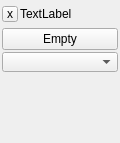
<?xml version="1.0" encoding="UTF-8"?>
<ui version="4.0">
 <class>TrackProperties</class>
 <widget class="QFrame" name="TrackProperties">
  <property name="geometry">
   <rect>
    <x>0</x>
    <y>0</y>
    <width>120</width>
    <height>143</height>
   </rect>
  </property>
  <property name="minimumSize">
   <size>
    <width>0</width>
    <height>0</height>
   </size>
  </property>
  <property name="maximumSize">
   <size>
    <width>120</width>
    <height>16777215</height>
   </size>
  </property>
  <property name="windowTitle">
   <string>Form</string>
  </property>
  <property name="frameShape">
   <enum>QFrame::NoFrame</enum>
  </property>
  <layout class="QGridLayout" name="gridLayout">
   <property name="leftMargin">
    <number>2</number>
   </property>
   <property name="topMargin">
    <number>2</number>
   </property>
   <property name="rightMargin">
    <number>2</number>
   </property>
   <property name="bottomMargin">
    <number>2</number>
   </property>
   <property name="spacing">
    <number>2</number>
   </property>
   <item row="3" column="0" colspan="2">
    <widget class="QComboBox" name="comboBox">
     <property name="minimumSize">
      <size>
       <width>0</width>
       <height>20</height>
      </size>
     </property>
     <property name="maximumSize">
      <size>
       <width>16777215</width>
       <height>20</height>
      </size>
     </property>
    </widget>
   </item>
   <item row="0" column="0">
    <widget class="QToolButton" name="btnClose">
     <property name="minimumSize">
      <size>
       <width>16</width>
       <height>16</height>
      </size>
     </property>
     <property name="maximumSize">
      <size>
       <width>16</width>
       <height>16</height>
      </size>
     </property>
     <property name="text">
      <string>x</string>
     </property>
    </widget>
   </item>
   <item row="4" column="0" colspan="2">
    <spacer name="verticalSpacer">
     <property name="orientation">
      <enum>Qt::Vertical</enum>
     </property>
     <property name="sizeHint" stdset="0">
      <size>
       <width>20</width>
       <height>40</height>
      </size>
     </property>
    </spacer>
   </item>
   <item row="0" column="1">
    <widget class="QLabel" name="label">
     <property name="minimumSize">
      <size>
       <width>0</width>
       <height>24</height>
      </size>
     </property>
     <property name="maximumSize">
      <size>
       <width>16777215</width>
       <height>24</height>
      </size>
     </property>
     <property name="text">
      <string>TextLabel</string>
     </property>
     <property name="margin">
      <number>4</number>
     </property>
    </widget>
   </item>
   <item row="2" column="0" colspan="2">
    <widget class="QPushButton" name="btnChannel">
     <property name="text">
      <string>Empty</string>
     </property>
    </widget>
   </item>
  </layout>
 </widget>
 <resources/>
 <connections/>
</ui>
